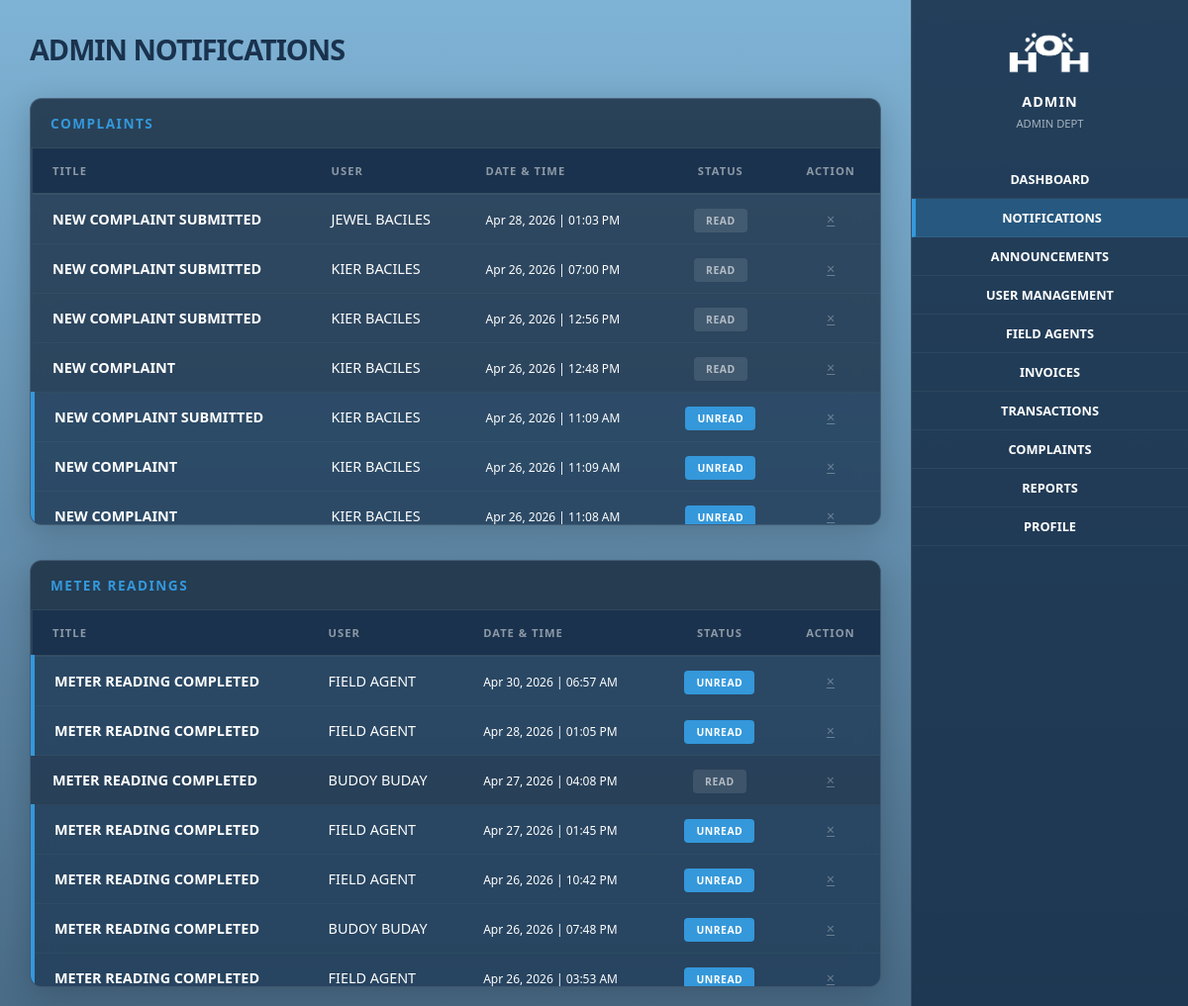
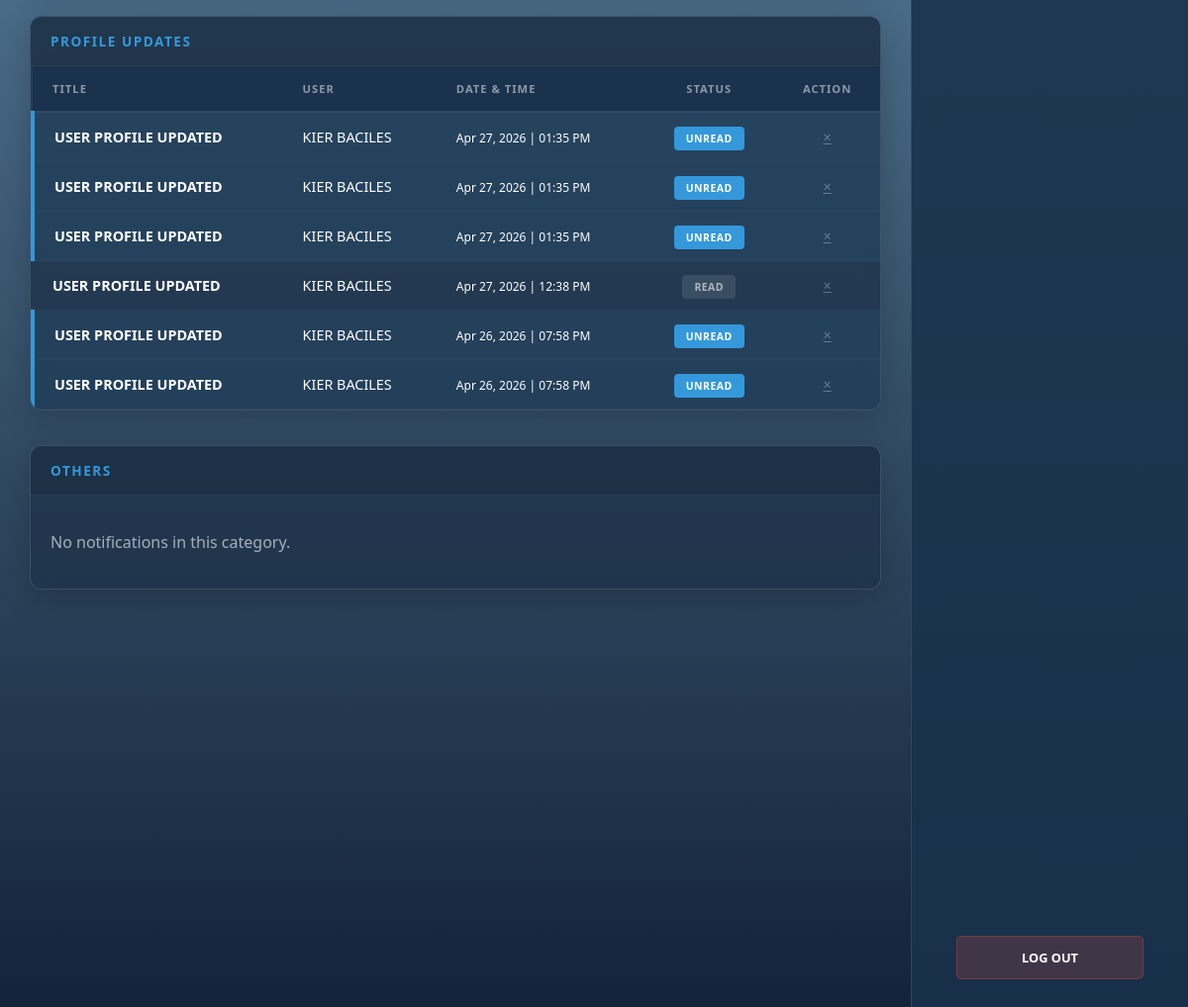
Screenshot of /admin_notifications.php (signed in) with the database file from the repository (2 pictures, top to bottom).
### tables this page shows
CREATE TABLE `notifications` (
  `id` int(11) NOT NULL,
  `user_id` int(11) DEFAULT NULL,
  `role_target` varchar(50) DEFAULT 'admin',
  `title` varchar(150) DEFAULT NULL,
  `message` text DEFAULT NULL,
  `status` enum('unread','read') DEFAULT 'unread',
  `created_at` timestamp NOT NULL DEFAULT current_timestamp(),
  `type` varchar(50) DEFAULT NULL,
  `link` varchar(255) DEFAULT NULL
);

CREATE TABLE `users` (
  `id` int(11) NOT NULL,
  `first_name` varchar(50) DEFAULT NULL,
  `last_name` varchar(50) DEFAULT NULL,
  `email` varchar(100) DEFAULT NULL,
  `contact_no` varchar(20) DEFAULT NULL,
  `password` varchar(255) DEFAULT NULL,
  `role` enum('user','admin','accountant','agent') DEFAULT 'user',
  `meter_number` varchar(50) DEFAULT NULL,
  `barangay` varchar(100) DEFAULT NULL,
  `street` varchar(100) DEFAULT NULL,
  `status` enum('active','inactive') DEFAULT 'active',
  `created_at` timestamp NOT NULL DEFAULT current_timestamp(),
  `user_code` varchar(50) DEFAULT NULL,
  `avatar` varchar(255) DEFAULT 'default.png'
);

### admin_notifications.php (the view, shortened to what this page needs)
<?php
include "db.php";
function getNotifs($conn, $type){
    return $conn->query("
        SELECT n.*, u.first_name, u.last_name, u.email
        FROM notifications n
        LEFT JOIN users u ON n.user_id = u.id
        WHERE n.role_target='admin' AND n.type='$type'
        ORDER BY n.created_at DESC
    ");
}
$complaints = getNotifs($conn, "complaint");
$readings   = getNotifs($conn, "reading");
$profiles   = getNotifs($conn, "profile");
$others     = getNotifs($conn, "general");
function renderSection($title, $data){
    echo "<div class='glass-panel'>";
        echo "<div class='panel-title-bar'>$title</div>";
        echo "<div class='table-area'>";
            if($data->num_rows == 0){
                echo "<p class='no-notif' style='padding: 20px; opacity: 0.6;'>No notifications in this category.</p>";
            } else {
                echo "<table class='data-table'>";
                echo "<thead>
                        <tr>
                            <th>Title</th>
                            <th>User</th>
                            <th>Date & Time</th>
                            <th style='text-align:center'>Status</th>
                            <th style='text-align:center'>Action</th>
                        </tr>
                    </thead>";
                echo "<tbody>";
                while($n = $data->fetch_assoc()){
                    $isUnread = ($n['status'] == "unread");
                    $rowClass = $isUnread ? "unread-row" : "";
                    $dateFormatted = date('M d, Y | h:i A', strtotime($n['created_at']));
                    $userName = !empty($n['first_name']) ? strtoupper($n['first_name']." ".$n['last_name']) : "SYSTEM";
                    $jsIsUnread = $isUnread ? '1' : '0';
                    echo "<tr class='$rowClass' onclick=\"openNotif('".addslashes($n['title'])."', '".addslashes($n['message'])."', '$userName', '$dateFormatted', '".$n['id']."', '$jsIsUnread')\">";
                        echo "<td><strong>".strtoupper($n['title'])."</strong></td>";
                        echo "<td>$userName</td>";
                        echo "<td><small>$dateFormatted</small></td>";
                        echo "<td style='text-align:center'>
                                <span class='status-pill ".($isUnread ? 'unpaid' : 'paid')."'>".strtoupper($n['status'])."</span>
                            </td>";
                        echo "<td style='text-align:center'>
                                <a href='?delete=".$n['id']."' class='dismiss-btn' onclick='event.stopPropagation(); return confirm(\"Dismiss this notification?\")'>&times;</a>
                            </td>";
                    echo "</tr>";
                }
                echo "</tbody>";
                echo "</table>";
            }
        echo "</div>";
    echo "</div>";
}
?>
<!DOCTYPE html>
<html lang="en">
<head>
    <link rel="stylesheet" href="styles/admin_notification.css">
</head>
<body id="mainBody">
<div class="main-content">
    <div class="header-row">
        <h1>ADMIN NOTIFICATIONS</h1>
    </div>
    <?php
    renderSection("Complaints", $complaints);
    renderSection("Others", $others);
    ?>
</div>
        <div class="sidebar-right">
            <img src="assets/logo_name.png" class="side-logo">
            <div class="agent-info" style="color: white; text-align: center; margin-bottom: 30px;">
                <h3>ADMIN</h3>
                <p style="font-size: 0.7rem; opacity: 0.6;">ADMIN DEPT</p>
            </div>
            <nav class="nav-menu">
                <a href="admin_dashboard.php" class="nav-item">DASHBOARD</a>
                <a href="admin_notifications.php" class="nav-item  active">NOTIFICATIONS</a>
                <a href="announcements.php" class="nav-item">ANNOUNCEMENTS</a>
                <a href="user_management.php" class="nav-item">USER MANAGEMENT</a>
                <a href="agent_management.php" class="nav-item">FIELD AGENTS</a>
                <a href="invoices.php" class="nav-item">INVOICES</a>
                <a href="transactions.php" class="nav-item">TRANSACTIONS</a>
                <a href="complaints_admin.php" class="nav-item">COMPLAINTS</a>
                <a href="reports.php" class="nav-item">REPORTS</a>
                <a href="profile.php" class="nav-item">PROFILE</a>
            </nav>
            <div class="sidebar-footer">
                <a href="logout.php" class="logout-btn-container">LOG OUT</a>
            </div>
        </div>
</body>
</html>

### styles/admin_notification.css (style rules this page uses)
:root { --navy-dark: #122136; --navy-panel: rgba(36, 59, 85, 0.8); --accent-blue: #3498db; --white: #ffffff; --success: #2ecc71; --danger: #e74c3c; --panel-bg: #1a324d; }
* { box-sizing: border-box; font-family: 'Segoe UI', Roboto, Arial, sans-serif; }
body { margin: 0; background: linear-gradient(to bottom, #7fb3d5, #122136); background-attachment: fixed; height: 100vh; display: flex; overflow: hidden; color: white; opacity: 0; transition: opacity 0.3s ease-in-out; }
body.fade-in { opacity: 1; }
.main-content { flex: 1; padding: 30px; height: 100vh; overflow-y: auto; }
.header-row h1 { color: #1a324d; margin: 0 0 30px 0; font-size: 1.8rem; font-weight: 800; letter-spacing: -1px; }
.glass-panel { background: var(--navy-panel); backdrop-filter: blur(12px); -webkit-backdrop-filter: blur(12px); border-radius: 12px; border: 1px solid rgba(255, 255, 255, 0.1); margin-bottom: 35px; overflow: hidden; box-shadow: 0 8px 32px rgba(0, 0, 0, 0.2); width: 100%; max-width: 1200px; }
.panel-title-bar { background: rgba(0, 0, 0, 0.2); padding: 15px 20px; font-size: 0.85rem; font-weight: 800; color: var(--accent-blue); text-transform: uppercase; letter-spacing: 1.5px; border-bottom: 1px solid rgba(255, 255, 255, 0.05); }
.table-area { max-height: 380px; overflow-y: auto; overflow-x: auto; position: relative; background: rgba(0, 0, 0, 0.1); }
.data-table { width: 100%; border-collapse: collapse; font-size: 0.9rem; }
.data-table thead th { position: sticky; top: 0; background: var(--panel-bg); z-index: 10; text-align: left; padding: 15px 20px; color: rgba(255, 255, 255, 0.5); text-transform: uppercase; font-size: 0.7rem; letter-spacing: 1px; border-bottom: 2px solid rgba(255, 255, 255, 0.05); }
.data-table tbody tr { border-bottom: 1px solid rgba(255, 255, 255, 0.03); transition: background 0.2s ease; cursor: pointer; }
.data-table td { padding: 15px 20px; vertical-align: middle; }
.unread-row { background: rgba(52, 152, 219, 0.08); }
.unread-row td:first-child { border-left: 4px solid var(--accent-blue); }
.status-pill { padding: 5px 12px; border-radius: 4px; font-size: 0.65rem; font-weight: 900; letter-spacing: 0.5px; }
.status-pill.unpaid { background: var(--accent-blue); color: white; }
.status-pill.paid { background: rgba(255, 255, 255, 0.1); color: rgba(255,255,255,0.6); }
.dismiss-btn { color: white; opacity: 0.3; transition: 0.3s; }
.sidebar-right { width: 280px; background-color: rgba(26, 50, 77, 0.9); height: 100vh; display: flex; flex-direction: column; align-items: center; padding-top: 30px; border-left: 1px solid rgba(255,255,255,0.1); }
.side-logo { width: 100px; margin-bottom: 10px; }
.agent-info { color: white; text-align: center; margin-bottom: 30px; }
.agent-info h3 { margin: 5px 0; font-size: 0.9rem; letter-spacing: 1px; }
.agent-info p { margin: 0; font-size: 0.7rem; opacity: 0.6; text-transform: uppercase; }
.nav-menu { width: 100%; }
.nav-item { display: block; width: 100%; padding: 10px; text-decoration: none; color: white; text-align: center; font-weight: bold; font-size: 0.8rem; border-bottom: 1px solid rgba(255,255,255,0.05); transition: 0.3s; }
.nav-item:hover, .nav-item.active { background-color: rgba(52, 152, 219, 0.3); border-left: 4px solid var(--accent-blue); }
.sidebar-footer { margin-top: auto; padding-bottom: 30px; width: 80%; }
.logout-btn-container { display: block; width: 85%; margin: auto auto 30px auto; background: rgba(231, 76, 60, 0.2); color: white; text-align: center; padding: 12px; border-radius: 5px; font-weight: bold; text-decoration: none; font-size: 0.8rem; border: 1px solid rgba(231, 76, 60, 0.3); transition: 0.3s; }

### rows the page displays
notifications: title "NEW COMPLAINT SUBMITTED", user.last_name "JEWEL BACILES", created_at "Apr 28, 2026 | 01:03 PM", status "READ"
notifications: title "NEW COMPLAINT SUBMITTED", user.last_name "KIER BACILES", created_at "Apr 26, 2026 | 07:00 PM", status "READ"
notifications: title "NEW COMPLAINT SUBMITTED", user.last_name "KIER BACILES", created_at "Apr 26, 2026 | 12:56 PM", status "READ"
notifications: title "NEW COMPLAINT", user.last_name "KIER BACILES", created_at "Apr 26, 2026 | 12:48 PM", status "READ"
notifications: title "NEW COMPLAINT SUBMITTED", user.last_name "KIER BACILES", created_at "Apr 26, 2026 | 11:09 AM", status "UNREAD"
notifications: title "NEW COMPLAINT", user.last_name "KIER BACILES", created_at "Apr 26, 2026 | 11:09 AM", status "UNREAD"
notifications: title "NEW COMPLAINT", user.last_name "KIER BACILES", created_at "Apr 26, 2026 | 11:08 AM", status "UNREAD"
notifications: title "METER READING COMPLETED", user.last_name "FIELD AGENT", created_at "Apr 30, 2026 | 06:57 AM", status "UNREAD"
notifications: title "METER READING COMPLETED", user.last_name "FIELD AGENT", created_at "Apr 28, 2026 | 01:05 PM", status "UNREAD"
notifications: title "METER READING COMPLETED", user.last_name "BUDOY BUDAY", created_at "Apr 27, 2026 | 04:08 PM", status "READ"
notifications: title "METER READING COMPLETED", user.last_name "FIELD AGENT", created_at "Apr 27, 2026 | 01:45 PM", status "UNREAD"
notifications: title "METER READING COMPLETED", user.last_name "FIELD AGENT", created_at "Apr 26, 2026 | 10:42 PM", status "UNREAD"
notifications: title "METER READING COMPLETED", user.last_name "BUDOY BUDAY", created_at "Apr 26, 2026 | 07:48 PM", status "UNREAD"
notifications: title "METER READING COMPLETED", user.last_name "FIELD AGENT", created_at "Apr 26, 2026 | 03:53 AM", status "UNREAD"
notifications: title "USER PROFILE UPDATED", user.last_name "KIER BACILES", created_at "Apr 27, 2026 | 01:35 PM", status "UNREAD"
notifications: title "USER PROFILE UPDATED", user.last_name "KIER BACILES", created_at "Apr 27, 2026 | 01:35 PM", status "UNREAD"
notifications: title "USER PROFILE UPDATED", user.last_name "KIER BACILES", created_at "Apr 27, 2026 | 01:35 PM", status "UNREAD"
notifications: title "USER PROFILE UPDATED", user.last_name "KIER BACILES", created_at "Apr 27, 2026 | 12:38 PM", status "READ"
notifications: title "USER PROFILE UPDATED", user.last_name "KIER BACILES", created_at "Apr 26, 2026 | 07:58 PM", status "UNREAD"
notifications: title "USER PROFILE UPDATED", user.last_name "KIER BACILES", created_at "Apr 26, 2026 | 07:58 PM", status "UNREAD"

### other values shown
$title "COMPLAINTS METER READINGS PROFILE UPDATES OTHERS"
